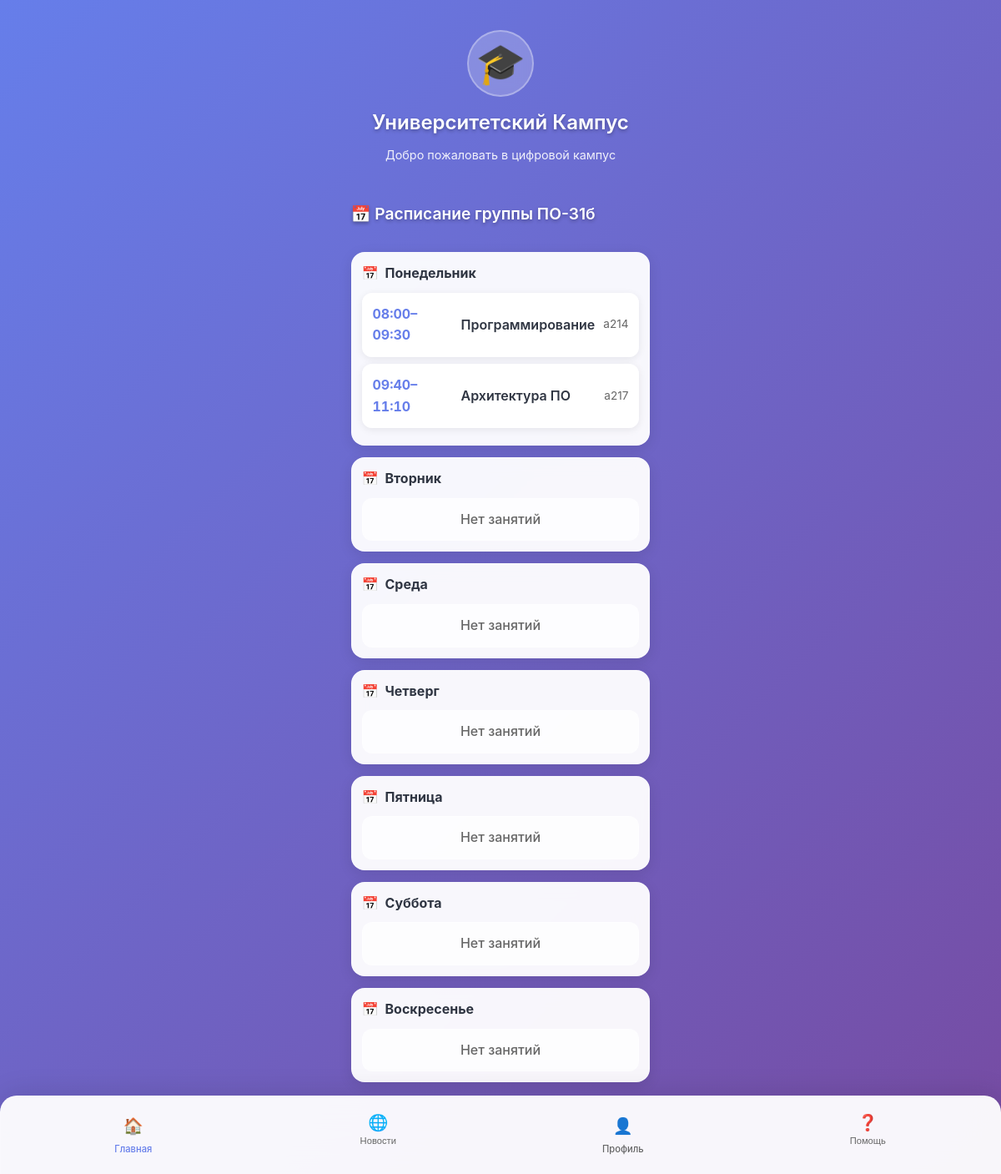
Page /schedule/ on the committed database.
### main/models.py (models this page shows, shortened)
class StudentGroup(models.Model):
    university = models.ForeignKey('University', on_delete=models.CASCADE, related_name='groups', null=True)
    program = models.ForeignKey('Program', on_delete=models.PROTECT, related_name='groups') # программа обучения
    name = models.CharField(max_length=64)  # ПО-51
    admission_year = models.PositiveSmallIntegerField()  # год начала учебы
    curator = models.ForeignKey(
        Teacher, on_delete=models.SET_NULL, null=True, blank=True, related_name='curating_groups'
    )
    class Meta:
        unique_together = [("program", "name")]
        indexes = [models.Index(fields=["admission_year"])]

class ScheduleSlot(models.Model):
    WEEKDAY = [
        (1, "Понедельник"),
        (2, "Вторник"),
        (3, "Среда"),
        (4, "Четверг"),
        (5, "Пятница"),
        (6, "Суббота"),
        (7, "Воскресенье"),
    ]
    PARITY = [
        ("all", "Каждую"),
        ("odd", "Нечётные"),
        ("even", "Чётные"),
    ]
    university = models.ForeignKey(
        University, on_delete=models.CASCADE, related_name="schedule_slots", verbose_name="Университет"
    )
    teaching = models.ForeignKey(
        Teaching, on_delete=models.CASCADE, related_name="schedule_slots", verbose_name="Курс (Teaching)"
    )
    groups = models.ManyToManyField(
        StudentGroup, related_name="schedule_slots", blank=True, verbose_name="Группы"
    )
    weekday = models.PositiveSmallIntegerField(choices=WEEKDAY, verbose_name="День недели")
    start_time = models.TimeField(verbose_name="Начало")
    end_time = models.TimeField(verbose_name="Конец")
    week_parity = models.CharField(
        max_length=5, choices=PARITY, default="all", verbose_name="Чётность недели"
    )
    start_date = models.DateField(verbose_name="Дата начала периода")
    end_date = models.DateField(verbose_name="Дата окончания периода")
    building = models.CharField(max_length=64, blank=True, verbose_name="Корпус")
    room = models.CharField(max_length=32, blank=True, verbose_name="Аудитория")
    note = models.CharField(max_length=128, blank=True, verbose_name="Примечание")
    created_at = models.DateTimeField(auto_now_add=True)
    updated_at = models.DateTimeField(auto_now=True)
    class Meta:
        ordering = ["weekday", "start_time"]
        indexes = [
            models.Index(fields=["university", "weekday", "start_time"]),
            models.Index(fields=["start_date", "end_date"]),
        ]
    def applies_on_date(self, date_obj, term_start=None):
        if not (self.start_date <= date_obj <= self.end_date):
            return False
        if self.weekday != date_obj.isoweekday():
            return False
    def effective_for_date(self, date_obj):
        if not self.applies_on_date(date_obj):
            return None

class Teaching(models.Model):
    teacher = models.ForeignKey(Teacher, on_delete=models.CASCADE, related_name='teachings')
    curriculum = models.ForeignKey(Curriculum, on_delete=models.CASCADE, related_name='teachings')
    group = models.ForeignKey(StudentGroup, on_delete=models.SET_NULL, null=True, blank=True, related_name='teachings')
    academic_year = models.CharField(max_length=9)  # учбеный год
    semester_in_year = models.PositiveSmallIntegerField(choices=[(1, "осенний"), (2, "весенний")])
    class Meta:
        unique_together = [("teacher", "curriculum", "group", "academic_year")]
        indexes = [models.Index(fields=["academic_year"])]

class Curriculum(models.Model):
    SEMESTER_CHOICES = [(i, f"{i}") for i in range(1, 13)]
    program = models.ForeignKey(Program, on_delete=models.CASCADE, related_name='curriculum') # название учебной программы
    discipline = models.ForeignKey(Discipline, on_delete=models.PROTECT, related_name='curriculum_items') #дисциплна
    semester = models.PositiveSmallIntegerField(choices=SEMESTER_CHOICES) #семестр, в котором изучается программа
    hours = models.PositiveSmallIntegerField(default=0) # количество часов
    control_form = models.CharField(
        max_length=32,
        choices=[("exam", "Экзамен"), ("test", "Зачет"), ("diff_test", "Дифф. зачет")],
        default="exam"
    ) # форма оценивания
    class Meta:
        unique_together = [("program", "discipline", "semester")]

class Discipline(models.Model):
    code = models.CharField(max_length=32, blank=True)
    title = models.CharField(max_length=256)
    ects = models.DecimalField(max_digits=4, decimal_places=1, null=True, blank=True)
    class Meta:
        unique_together = [("code", "title")]

### main/views/student.py (the view)
# urls.py: path('schedule/', views.student_schedule_view, name='student_schedule_view'),
def student_schedule_view(request):
    person = Person.objects.filter(pk=1).first()
    student = getattr(person, 'student', None)
    if not student:
        return HttpResponseForbidden("Доступно только студентам")
    group = student.student_group
    today = timezone.localdate()
    slots = (
        ScheduleSlot.objects
        .filter(university_id=student.university_id)
        .filter(Q(groups__id=group.id) | Q(teaching__group_id=group.id))
        .select_related(
            "teaching",
            "teaching__curriculum",
            "teaching__curriculum__discipline",
            "teaching__teacher",
            "teaching__teacher__person",
        )
        .prefetch_related("groups", "exceptions")
        .distinct()
        .order_by("weekday", "start_time")
    )
    week = {i: [] for i in range(1, 8)}
    for slot in slots:
        week[slot.weekday].append({
            "slot": slot,
            "today_effective": slot.effective_for_date(today),
        })
    context = {
        "group": group,
        "week": week,
        "today": today,
    }
    return render(request, "main/schedule/student_schedule.html", context)

### main/templatetags/weekdays.py (called while the page is built)
@register.filter
def weekday_name(value):
    return WEEKDAY_NAMES.get(value, "")

### main/templates/main/schedule/student_schedule.html
{% extends 'main/index.html' %}
{% load weekdays %}
{% load static %}
{% block extra_styles %}
    <link rel="stylesheet" href="{% static 'css/student_schedule.css' %}">
{% endblock %}
{% block content %}
    <section class="schedule-section">
        <h2 class="section-title">📅 Расписание группы {{ group.name }}</h2>
        {% for weekday, slots in week.items %}
            <div class="schedule-day">
                <h3 class="day-title">{{ weekday|weekday_name }}</h3>
                {% if slots %}
                    {% for s in slots %}
                        {% with slot=s.slot %}
                            <div class="schedule-card">
                                <div class="schedule-time">{{ slot.start_time | date:"H:i" }}–{{ slot.end_time | date:"H:i"}}</div>
                                <div class="schedule-subject">{{ slot.teaching.curriculum.discipline.title }}</div>
                                <div class="schedule-meta">
                                    {{ slot.building }} {{ slot.room }}
                                </div>
                            </div>
                        {% endwith %}
                    {% endfor %}
                {% else %}
                    <div class="schedule-empty">Нет занятий</div>
                {% endif %}
            </div>
        {% endfor %}
    </section>
{% endblock %}

### main/static/css/styles.css (style rules this page uses)
* { margin: 0; padding: 0; box-sizing: border-box; -webkit-tap-highlight-color: transparent; }
html, body { height: 100%; }
body { font-family: -apple-system, BlinkMacSystemFont, 'Segoe UI', Roboto, Oxygen, Ubuntu, sans-serif; background: linear-gradient(135deg, #667eea 0%, #764ba2 100%); color: #333; line-height: 1.6; min-height: 100vh; padding: env(safe-area-inset-top) env(safe-area-inset-right) env(safe-area-inset-bottom) env(safe-area-inset-left); display: flex; flex-direction: column; background-attachment: fixed; }
.section-title { color: white; font-size: 1.2rem; font-weight: 600; margin-bottom: 16px; text-shadow: 0 2px 4px rgba(0, 0, 0, 0.3); }

### main/static/css/student_schedule.css (style rules this page uses)
.schedule-section { display: flex; flex-direction: column; gap: 14px; }
.schedule-day { background: rgba(255, 255, 255, 0.95); border-radius: 16px; padding: 12px; box-shadow: 0 4px 16px rgba(0,0,0,0.1); backdrop-filter: blur(10px); border: 1px solid rgba(255,255,255,0.2); }
.day-title { color: #2f3542; font-size: 1rem; font-weight: 700; margin-bottom: 10px; display: flex; align-items: center; gap: 8px; }
.day-title::before { content: "📅"; font-size: 1rem; }
.schedule-card { display: grid; grid-template-columns: 96px 1fr auto; gap: 10px; align-items: center; background: rgba(255, 255, 255, 0.95); border-radius: 12px; padding: 12px; margin-bottom: 8px; box-shadow: 0 2px 10px rgba(0,0,0,0.08); border: 1px solid rgba(255,255,255,0.2); }
.schedule-time { font-variant-numeric: tabular-nums; font-weight: 700; color: #667eea; }
.schedule-subject { font-weight: 600; color: #2f3542; }
.schedule-meta { font-size: 0.85rem; color: #666; text-align: right; }
.schedule-empty { background: rgba(255, 255, 255, 0.75); border: 1px solid rgba(255, 255, 255, 0.25); border-radius: 12px; padding: 12px; text-align: center; color: #666; font-weight: 500; }

### rows in the picture
StudentGroup: name "ПО-31б"
ScheduleSlot: slot.start_time "08:00", slot.end_time "09:30", slot.teaching.curriculum.discipline "Программирование", slot.room "а214"
ScheduleSlot: slot.start_time "09:40", slot.end_time "11:10", slot.teaching.curriculum.discipline "Архитектура ПО", slot.room "a217"

### other values in the picture
{{ weekday|weekday_name }} "Понедельник" "Вторник" "Среда" "Четверг" "Пятница" "Суббота" "Воскресенье"
